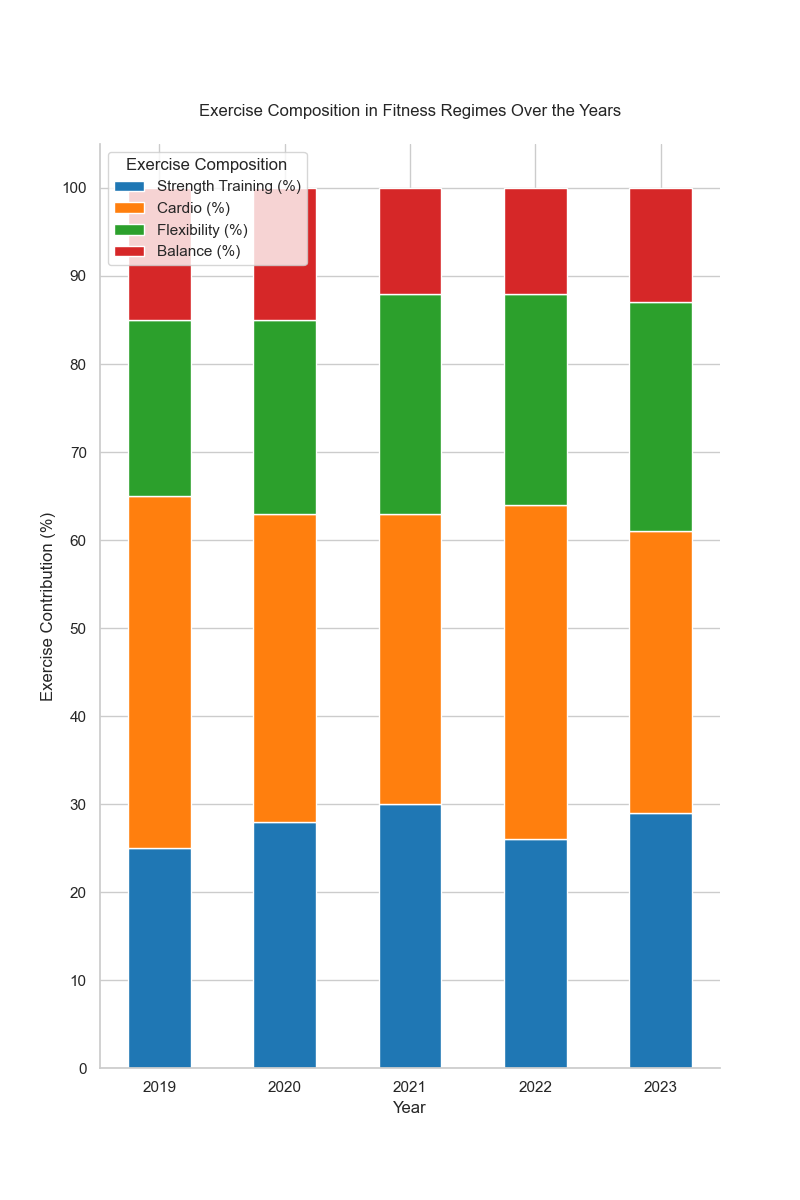

The script that drew this image:

import pandas as pd
import matplotlib.pyplot as plt
import seaborn as sns

data = [
    {'Year': 2019, 'Strength Training (%)': 25, 'Cardio (%)': 40, 'Flexibility (%)': 20, 'Balance (%)': 15},
    {'Year': 2020, 'Strength Training (%)': 28, 'Cardio (%)': 35, 'Flexibility (%)': 22, 'Balance (%)': 15},
    {'Year': 2021, 'Strength Training (%)': 30, 'Cardio (%)': 33, 'Flexibility (%)': 25, 'Balance (%)': 12},
    {'Year': 2022, 'Strength Training (%)': 26, 'Cardio (%)': 38, 'Flexibility (%)': 24, 'Balance (%)': 12},
    {'Year': 2023, 'Strength Training (%)': 29, 'Cardio (%)': 32, 'Flexibility (%)': 26, 'Balance (%)': 13}
]

df = pd.DataFrame(data)
df.set_index('Year', inplace=True)
df_normalized = df.div(df.sum(axis=1), axis=0) * 100

colors = ['#1f77b4', '#ff7f0e', '#2ca02c', '#d62728']
sns.set_style('whitegrid')
plt.figure(figsize=(8, 12))

bottom = None
bar_width = 0.5
for (columnName, columnData), color in zip(df_normalized.iteritems(), colors):
    plt.bar(df_normalized.index, columnData, bottom=bottom, color=color, label=columnName, edgecolor='white', width=bar_width)
    bottom = columnData if bottom is None else bottom + columnData

plt.legend(title="Exercise Composition", loc='upper left')
plt.title('Exercise Composition in Fitness Regimes Over the Years', pad=20)
plt.xlabel('Year')
plt.ylabel('Exercise Contribution (%)')
plt.yticks(range(0, 101, 10))
plt.xticks(df_normalized.index)
sns.despine()

plt.show()
